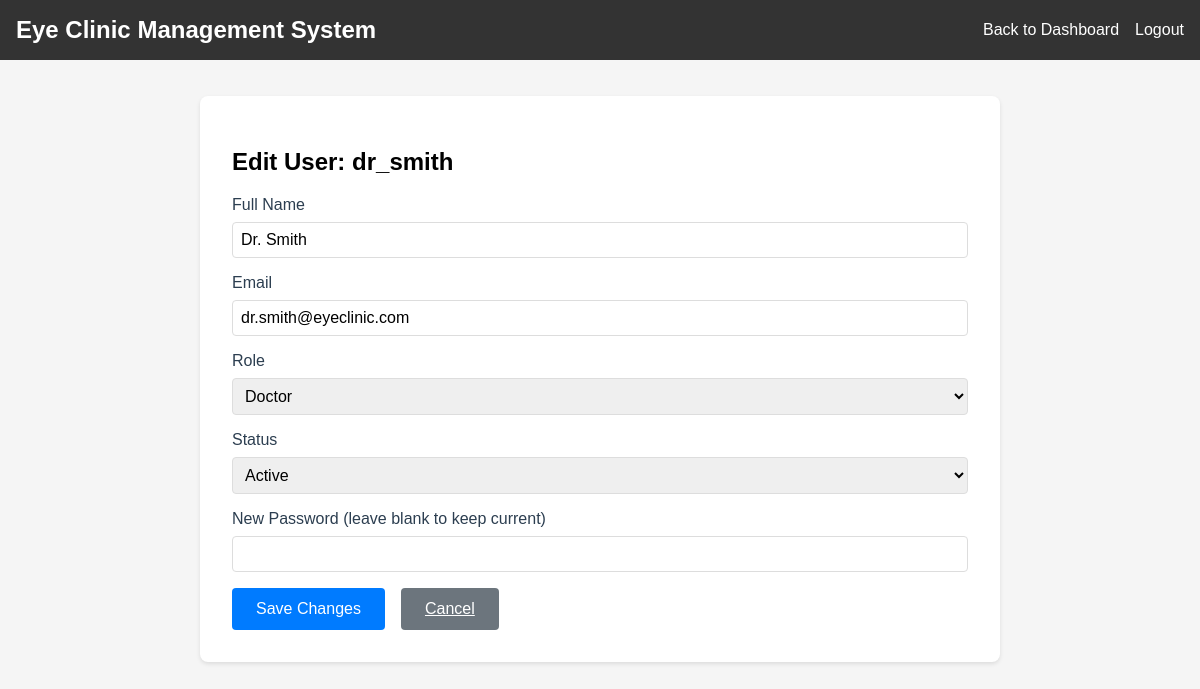
/admin/users/2/edit (signed in), run on the app's committed database.
### models.py (models this page shows, shortened)
class User(db.Model):
    id = db.Column(db.Integer, primary_key=True)
    username = db.Column(db.String(80), unique=True, nullable=False)
    email = db.Column(db.String(120), unique=True, nullable=False)
    password_hash = db.Column(db.String(120), nullable=False)
    role = db.Column(db.String(80), nullable=False)
    name = db.Column(db.String(120))
    status = db.Column(db.String(20), default='active')
    last_login = db.Column(db.DateTime, default=lambda: datetime.now(timezone.utc))
    custom_permissions = db.Column(db.String(500))  # Store tab permissions as comma-separated string
    created_at = db.Column(db.DateTime, default=lambda: datetime.now(timezone.utc))
    updated_at = db.Column(db.DateTime, default=lambda: datetime.now(timezone.utc), onupdate=lambda: datetime.now(timezone.utc))

### app.py (the view, shortened to what this page needs)
@app.route('/admin/users/<int:user_id>/edit', methods=['GET', 'POST'])
@login_required
@admin_required
def edit_user(user_id):
    user = User.query.get_or_404(user_id)
    return render_template('edit_user.html', user=user, available_roles=AVAILABLE_ROLES)

### app.py (called while the page is built)
def login_required(f):
    @wraps(f)
    def decorated_function(*args, **kwargs):
        if 'username' not in session:
            flash('Please log in first.')
            return redirect(url_for('login'))
        return f(*args, **kwargs)
    return decorated_function

def admin_required(f):
    @wraps(f)
    def decorated_function(*args, **kwargs):
        if 'role' not in session or session['role'] != 'Admin':
            flash('Admin access required.')
            return redirect(url_for('dashboard'))
        return f(*args, **kwargs)
    return decorated_function

### templates/edit_user.html (shortened to what this page needs)
<!DOCTYPE html>
<html lang="en">
<head>
</head>
<body>
    <div class="navbar">
        <div>
            <h2 style="margin: 0;">Eye Clinic Management System</h2>
        </div>
        <div style="display: flex; align-items: center; gap: 1rem;">
            <a href="{{ url_for('dashboard') }}">Back to Dashboard</a>
            <a href="{{ url_for('logout') }}">Logout</a>
        </div>
    </div>
    <div class="main-content">
        <div class="card">
            <h2>Edit User: {{ user.username }}</h2>
            <form method="POST">
                <div class="form-group">
                    <label for="name">Full Name</label>
                    <input type="text" id="name" name="name" class="form-control" value="{{ user.name }}" required>
                </div>
                <div class="form-group">
                    <label for="email">Email</label>
                    <input type="email" id="email" name="email" class="form-control" value="{{ user.email }}" required>
                </div>
                <div class="form-group">
                    <label for="role">Role</label>
                    <select id="role" name="role" class="form-control" required>
                        {% for role in available_roles %}
                            <option value="{{ role }}" {% if role == user.role %}selected{% endif %}>{{ role }}</option>
                        {% endfor %}
                    </select>
                </div>
                <div class="form-group">
                    <label for="status">Status</label>
                    <select id="status" name="status" class="form-control" required>
                        <option value="active" {% if user.status == 'active' %}selected{% endif %}>Active</option>
                    </select>
                </div>
                <div class="form-group">
                    <label for="password">New Password (leave blank to keep current)</label>
                    <input type="password" id="password" name="password" class="form-control">
                </div>
                <div class="button-group">
                    <button type="submit" class="btn btn-primary">Save Changes</button>
                    <a href="{{ url_for('dashboard') }}" class="btn btn-secondary">Cancel</a>
                </div>
            </form>
        </div>
    </div>
</body>
</html>

### templates/edit_user.html (style rules this page uses)
body { font-family: Arial, sans-serif; margin: 0; padding: 0; background-color: #f5f5f5; }
.navbar { background-color: #333; padding: 1rem; color: white; display: flex; justify-content: space-between; align-items: center; position: fixed; top: 0; left: 0; right: 0; z-index: 1000; }
.navbar a { color: white; text-decoration: none; }
.main-content { margin-top: 4rem; padding: 2rem; max-width: 800px; margin-left: auto; margin-right: auto; }
.card { background-color: white; padding: 2rem; border-radius: 8px; box-shadow: 0 2px 4px rgba(0, 0, 0, 0.1); margin-bottom: 2rem; }
.form-group { margin-bottom: 1rem; }
.form-group label { display: block; margin-bottom: 0.5rem; font-weight: 500; color: #2c3e50; }
.form-control { width: 100%; padding: 0.5rem; border: 1px solid #ddd; border-radius: 4px; font-size: 1rem; box-sizing: border-box; }
.btn { padding: 0.75rem 1.5rem; border: none; border-radius: 4px; font-size: 1rem; font-weight: 500; cursor: pointer; transition: all 0.2s; }
.btn-primary { background-color: #007bff; color: white; }
.btn-secondary { background-color: #6c757d; color: white; margin-right: 1rem; }
.button-group { display: flex; gap: 1rem; margin-top: 1rem; }

### data on the page
User: username "dr_smith", name "Dr. Smith", email "dr.smith@eyeclinic.com", role "Doctor", status "Active"
